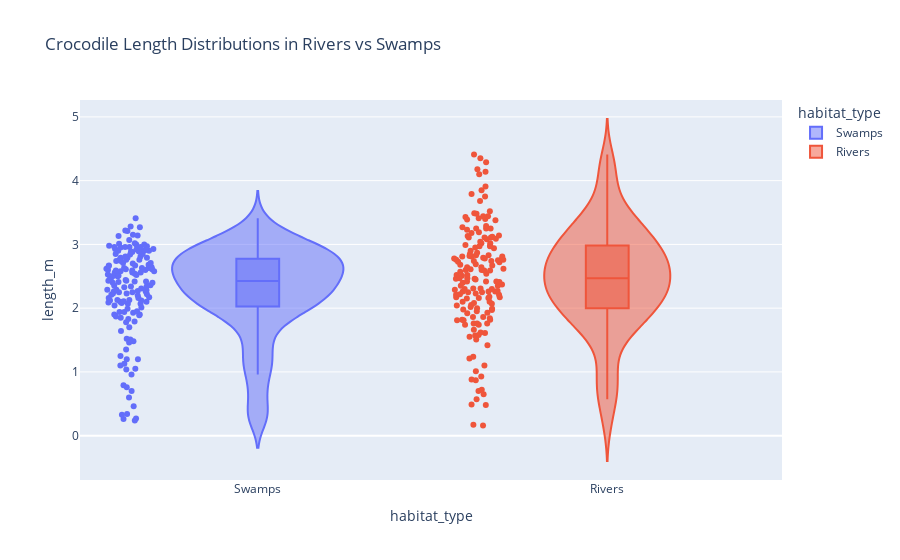

Notebook source saved alongside this figure:
### Code cell
# Slice dataset to only include crocodiles observed in "Rivers" or "Swamps"
habitat_slice = df.loc[
    df["habitat_type"].isin(["Rivers", "Swamps"]),
    ["common_name","length_m","weight_kg","age_class","sex","country","habitat_type"]
]

# Violin plot to compare length by habitat type (rivers vs swamps)
fig = px.violin(
    habitat_slice,
    x="habitat_type", y="length_m",
    color="habitat_type",
    box=True,
    points="all",
    title="Crocodile Length Distributions in Rivers vs Swamps"
)
fig.show()

### Figure 1 — Plotly figure (JSON) as saved in the notebook; plotly's stock layout.template omitted (floating-point values rounded to 4 significant figures; data arrays with more than 128 entries replaced by an {"elided": "..."} marker saying what was removed)
{"data": [{"alignmentgroup": "True", "box": {"visible": true}, "hovertemplate": "habitat_type=%{x}<br>length_m=%{y}<extra></extra>", "legendgroup": "Swamps", "marker": {"color": "#636efa"}, "name": "Swamps", "offsetgroup": "Swamps", "orientation": "v", "points": "all", "scalegroup": "True", "showlegend": true, "type": "violin", "x": {"elided": "156 str values"}, "x0": " ", "xaxis": "x", "y": {"elided": "156 float values"}, "y0": " ", "yaxis": "y"}, {"alignmentgroup": "True", "box": {"visible": true}, "hovertemplate": "habitat_type=%{x}<br>length_m=%{y}<extra></extra>", "legendgroup": "Rivers", "marker": {"color": "#EF553B"}, "name": "Rivers", "offsetgroup": "Rivers", "orientation": "v", "points": "all", "scalegroup": "True", "showlegend": true, "type": "violin", "x": {"elided": "165 str values"}, "x0": " ", "xaxis": "x", "y": {"elided": "165 float values"}, "y0": " ", "yaxis": "y"}], "layout": {"legend": {"title": {"text": "habitat_type"}, "tracegroupgap": 0}, "title": {"text": "Crocodile Length Distributions in Rivers vs Swamps"}, "violinmode": "overlay", "xaxis": {"anchor": "y", "categoryarray": ["Swamps", "Rivers"], "categoryorder": "array", "domain": [0, 1], "title": {"text": "habitat_type"}}, "yaxis": {"anchor": "x", "domain": [0, 1], "title": {"text": "length_m"}}}}
